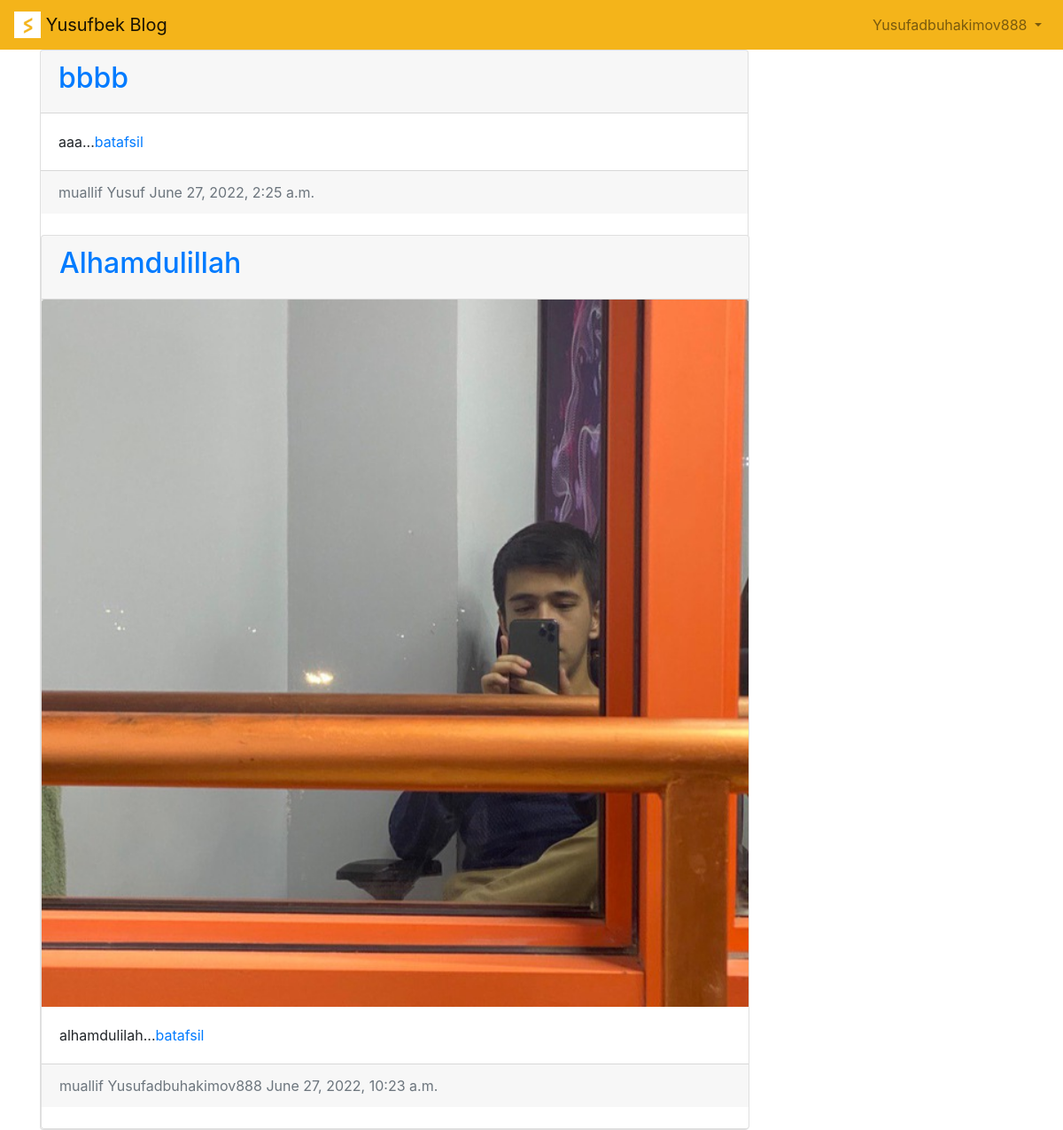
Page /articles/ (signed in) on the committed database.
### accounts/models.py (models this page shows)
class CustomUser(AbstractUser):
    age = models.PositiveIntegerField(null=True, blank=True)

### articles/models.py (models this page shows, shortened)
class Article(models.Model):
    title = models.CharField(max_length=150)
    summary = models.CharField(max_length=200, blank=True)
    body = RichTextField()
    photo = models.ImageField(upload_to='images/', blank=True)
    date = models.DateTimeField(auto_now_add=True)
    author = models.ForeignKey(
        User,
        on_delete=models.CASCADE,
    )

### articles/views.py (the view)
# urls.py: path('', ArticleListView.as_view(), name='article_list'),
class ArticleListView(ListView):
    model = Article
    template_name = 'article_list.html'

### templates/article_list.html (shortened to what this page needs)
{% extends 'base.html' %}
{% block content %}
    {% for article in object_list %}
        <div class="card" style="width: 50rem;">
            <div class="card-header">
                <span class="font-weight-bold"><a href="{% url 'article_detail' article.pk  %}"><h2>{{ article.title }}</h2></a></span>
            </div>
            {% if article.photo %}
                <img class="card-img-top" src="{{ article.photo.url }}" alt="{{ article.title }}">
            {%  endif %}
            <div class="card-body">
                {{ article.summary }}...<a href="{% url 'article_detail' article.pk  %}">batafsil</a>
            </div>
            <div class="card-footer text-left text-muted">
                <span class="text-muted">muallif {{ article.author | title }}  {{ article.date }}</span>
            </div>
        <br />
    {% endfor %}
    </div>
{% endblock content %}

### templates/base.html (shortened to what this page needs)
{% load static %}
<!DOCTYPE html>
<html>
    <head>
            <link rel="stylesheet" href="https://cdn.jsdelivr.net/npm/bootstrap@4.5.3/dist/css/bootstrap.min.css">
    </head>
    <body>
        <nav class="navbar navbar-expand-lg navbar-light" style="background-color: #F4B41A;">
            <a class="navbar-brand" href="{% url 'home' %}">
                <img src="{% static 'static/assets/img/logo.png' %}" width="30" height="30" class="d-inline-block align-top" alt="">
                Yusufbek Blog
            </a>
            <div class="collapse navbar-collapse" id="navbarSupportedContent">
                {% if user.is_authenticated %}
                    <ul class="navbar-nav ml-auto">
                        <li class="nav-item">
                            <a class="nav-link dropdown-toggle" href="#"
                                id="navbarDropdown" role="button" data-toggle="dropdown"
                                aria-haspopup="true" aria-expanded="false">
                                {{ user.username | title }}
                            </a>
                        </li>
                    </ul>
                {% else %}
                    <form class="form-inline ml-auto">
                        <a href="{% url 'login' %}" class="btn btn-outline-light">Kirish</a>
                        <a href="{% url 'signup' %}" class="btn btn-primary ml-2">Ro'yxatdan o'tish</a>
                    </form>
                {% endif %}
            </div>
        </nav>
        <main>
            <div class="container">
                {% block content %}
                {% endblock content %}
            </div>
        </main>
    </body>
</html>

### rows in the picture
CustomUser: username "Yusufadbuhakimov888"
Article: title "bbbb", summary "aaa", author "Yusuf", date "June 27, 2022, 2:25 a.m."
Article: title "Alhamdulillah", photo (picture), summary "alhamdulilah", author "Yusufadbuhakimov888", date "June 27, 2022, 10:23 a.m."
